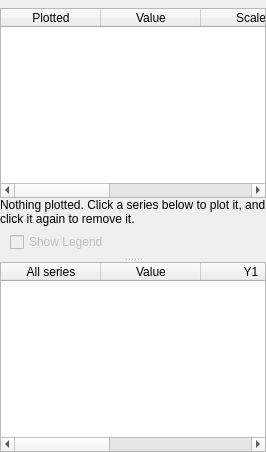
      <widget class="QWidget" name="tab">
       <attribute name="title">
        <string>Data</string>
       </attribute>
       <layout class="QVBoxLayout" name="verticalLayout_17">
        <property name="spacing">
         <number>0</number>
        </property>
        <property name="leftMargin">
         <number>0</number>
        </property>
        <property name="topMargin">
         <number>8</number>
        </property>
        <property name="rightMargin">
         <number>0</number>
        </property>
        <property name="bottomMargin">
         <number>0</number>
        </property>
        <item>
         <widget class="QSplitter" name="dataSplitter">
          <property name="orientation">
           <enum>Qt::Orientation::Vertical</enum>
          </property>
          <property name="childrenCollapsible">
           <bool>false</bool>
          </property>
          <widget class="QWidget" name="plottedPane">
           <layout class="QVBoxLayout" name="verticalLayout_16">
            <property name="spacing">
             <number>0</number>
            </property>
            <property name="leftMargin">
             <number>0</number>
            </property>
            <property name="topMargin">
             <number>0</number>
            </property>
            <property name="rightMargin">
             <number>0</number>
            </property>
            <property name="bottomMargin">
             <number>0</number>
            </property>
            <item>
             <widget class="QTableWidget" name="selectedDataItems">
              <property name="editTriggers">
               <set>QAbstractItemView::EditTrigger::NoEditTriggers</set>
              </property>
              <property name="selectionMode">
               <enum>QAbstractItemView::SelectionMode::NoSelection</enum>
              </property>
              <property name="selectionBehavior">
               <enum>QAbstractItemView::SelectionBehavior::SelectRows</enum>
              </property>
              <attribute name="horizontalHeaderStretchLastSection">
               <bool>false</bool>
              </attribute>
              <attribute name="verticalHeaderVisible">
               <bool>false</bool>
              </attribute>
              <column>
               <property name="text">
                <string>Plotted</string>
               </property>
              </column>
              <column>
               <property name="text">
                <string>Value</string>
               </property>
              </column>
              <column>
               <property name="text">
                <string>Scale</string>
               </property>
              </column>
              <column>
               <property name="text">
                <string>Axis</string>
               </property>
              </column>
              <column>
               <property name="text">
                <string />
               </property>
              </column>
             </widget>
            </item>
            <item>
             <widget class="QLabel" name="plotHint">
              <property name="text">
               <string>Nothing plotted. Click a series below to plot it, and click it again to remove it.</string>
              </property>
              <property name="alignment">
               <set>Qt::AlignmentFlag::AlignLeading|Qt::AlignmentFlag::AlignLeft|Qt::AlignmentFlag::AlignTop</set>
              </property>
              <property name="wordWrap">
               <bool>true</bool>
              </property>
              <property name="margin">
               <number>8</number>
              </property>
              <property name="hint" stdset="0">
               <bool>true</bool>
              </property>
             </widget>
            </item>
            <item>
             <layout class="QHBoxLayout" name="legendLayout">
              <property name="leftMargin">
               <number>10</number>
              </property>
              <property name="topMargin">
               <number>6</number>
              </property>
              <property name="bottomMargin">
               <number>6</number>
              </property>
              <item>
               <widget class="QCheckBox" name="showLegendBox">
                <property name="enabled">
                 <bool>false</bool>
                </property>
                <property name="text">
                 <string>Show Legend</string>
                </property>
                <property name="toolTip">
                 <string>Show the names of the plotted series in a row above the plot</string>
                </property>
               </widget>
              </item>
             </layout>
            </item>
           </layout>
          </widget>
          <widget class="QTableWidget" name="dataTable">
           <property name="rowButtons" stdset="0">
            <bool>true</bool>
           </property>
           <property name="toolTip">
            <string>Click a series to plot it or to remove it from the plot</string>
           </property>
           <property name="editTriggers">
            <set>QAbstractItemView::EditTrigger::NoEditTriggers</set>
           </property>
           <property name="alternatingRowColors">
            <bool>true</bool>
           </property>
           <property name="selectionMode">
            <enum>QAbstractItemView::SelectionMode::NoSelection</enum>
           </property>
           <property name="selectionBehavior">
            <enum>QAbstractItemView::SelectionBehavior::SelectRows</enum>
           </property>
           <attribute name="horizontalHeaderStretchLastSection">
            <bool>false</bool>
           </attribute>
           <attribute name="verticalHeaderVisible">
            <bool>false</bool>
           </attribute>
           <column>
            <property name="text">
             <string>All series</string>
            </property>
           </column>
           <column>
            <property name="text">
             <string>Value</string>
            </property>
           </column>
           <column>
            <property name="text">
             <string>Y1</string>
            </property>
           </column>
           <column>
            <property name="text">
             <string>Y2</string>
            </property>
            <property name="toolTip">
             <string>&lt;html&gt;&lt;head/&gt;&lt;body&gt;&lt;p&gt;Show this data series on the second Y axis to the right&lt;/p&gt;&lt;p&gt;Y axes will be autoscaled independently&lt;/p&gt;&lt;/body&gt;&lt;/html&gt;</string>
            </property>
           </column>
           <column>
            <property name="text">
             <string>Scale</string>
            </property>
           </column>
          </widget>
         </widget>
        </item>
       </layout>
      </widget>
